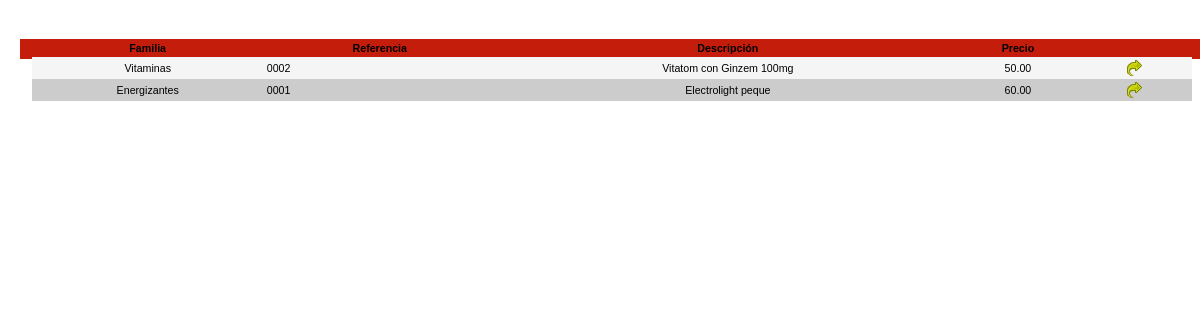
The page /includes/articulos/frame_articulos.php on the database its author committed.
### tables this page shows
CREATE TABLE IF NOT EXISTS `articulos` (
  `codarticulo` int(10) NOT NULL AUTO_INCREMENT,
  `codfamilia` int(5) NOT NULL,
  `referencia` varchar(35) NOT NULL,
  `descripcion` varchar(35) NOT NULL,
  `impuesto` float NOT NULL,
  `codproveedor1` int(5) NOT NULL DEFAULT '1',
  `codproveedor2` int(5) NOT NULL,
  `descripcion_corta` varchar(35) NOT NULL,
  `codubicacion` int(3) NOT NULL,
  `stock` int(10) NOT NULL,
  `stock_minimo` int(8) NOT NULL,
  `aviso_minimo` varchar(1) NOT NULL DEFAULT '0',
  `datos_producto` varchar(200) NOT NULL,
  `fecha_alta` date NOT NULL DEFAULT '0000-00-00',
  `codembalaje` int(3) NOT NULL,
  `unidades_caja` int(8) NOT NULL,
  `precio_ticket` varchar(1) NOT NULL DEFAULT '0',
  `modificar_ticket` varchar(1) NOT NULL DEFAULT '0',
  `observaciones` text NOT NULL,
  `precio_compra` decimal(19,2) DEFAULT NULL,
  `precio_almacen` decimal(19,2) DEFAULT NULL,
  `precio_tienda` decimal(19,2) DEFAULT NULL,
  `precio_pvp` decimal(19,2) DEFAULT NULL,
  `precio_iva` decimal(19,2) DEFAULT NULL,
  `codigobarras` varchar(15) NOT NULL,
  `imagen` varchar(200) NOT NULL,
  `borrado` varchar(1) NOT NULL DEFAULT '0',
  PRIMARY KEY (`codarticulo`)
);

CREATE TABLE IF NOT EXISTS `familias` (
  `codfamilia` int(5) NOT NULL AUTO_INCREMENT,
  `nombre` varchar(35) DEFAULT NULL,
  `borrado` varchar(1) NOT NULL DEFAULT '0',
  PRIMARY KEY (`codfamilia`)
);

### includes/sys/conexion.php (called while the page is built, shortened)
<?php
class conexion {
    private $conexion;
    public function conexion() {
        if (!isset($this->conexion)) {
            $this->conexion = (mysql_connect("127.0.0.1", "root", "")) ;
        }
        $this->getParamentros();
    }
    public function consulta($consulta) {
        $resultado = mysql_query($consulta, $this->conexion);
        return $resultado;
    }
    public function num_rows($consulta) {
        return mysql_num_rows($consulta);
    }
    public function getParamentros() {
        $query_tmp = "SELECT * FROM parametros WHERE indice=1";
        $rs_tmp = mysql_query($query_tmp, $this->conexion);
        $bbquery_tmp = "SELECT * FROM parametros WHERE indice=1";
        $bbrs_tmp = mysql_query($bbquery_tmp, $this->conexion);
    }
}

### includes/articulos/frame_articulos.php (the view, shortened to what this page needs)
<html>
    <head>
        <link href="../estilos/estilos.css" type="text/css" rel="stylesheet">
    </head>
    <?php
    require "../sys/conexion.php";
    $conn = new conexion();
    $where = "1=1";
    ?>
    <body>
        <?php
        $consulta = "SELECT articulos.*,familias.nombre as nombrefamilia FROM articulos,familias WHERE " . $where . " AND articulos.codfamilia=familias.codfamilia AND articulos.borrado=0 ORDER BY articulos.codfamilia ASC,articulos.descripcion ASC";
        $rs_tabla = $conn->consulta($consulta);
        @$nrs = $conn->num_rows($rs_tabla);
        ?>
        <div id="tituloForm2" class="header">
            <div align="center">
                <form id="form1" name="form1">
                    <?php if ($nrs > 0) { ?>
                        <table class="fuente8" width="98%" cellspacing=0 cellpadding=3 border=0>
                            <tr>
                                <td width="20%"><div align="center"><b>Familia</b></div></td>
                                <td width="20%"><div align="center"><b>Referencia</b></div></td>
                                <td width="40%"><div align="center"><b>Descripci&oacute;n</b></div></td>
                                <td width="10%"><div align="center"><b>Precio</b></div></td>
                                <td width="10%"><div align="center"></td>
                            </tr>
                            <?php
                            for ($i = 0; $i < @$conn->num_rows($rs_tabla); $i++) {
                                @$nombrefamilia = mysql_result($rs_tabla, $i, "nombrefamilia");
                                @$codarticulo = mysql_result($rs_tabla, $i, "codarticulo");
                                @$referencia = mysql_result($rs_tabla, $i, "referencia");
                                @$descripcion = mysql_result($rs_tabla, $i, "descripcion");
                                @$precio = mysql_result($rs_tabla, $i, "precio_almacen");
                                if ($i % 2) {
                                    $fondolinea = "itemParTabla";
                                } else {
                                    $fondolinea = "itemImparTabla";
                                }
                                ?>
                                <tr class="<?php echo $fondolinea; ?>">
                                    <td>
                                        <div align="center"><?php echo $nombrefamilia; ?></div></td>
                                    <td>
                                        <div align="left"><?php echo $referencia; ?></div></td>
                                    <td><div align="center"><?php echo $descripcion; ?></div></td>
                                    <td><div align="center"><?php echo $precio; ?></div></td>
                                    <td align="center"><div align="center"><a href="javascript:pon_prefijo(<?php echo $codarticulo; ?>,<?php echo $referencia; ?>)"><img src="../img/convertir.png" border="0" title="Seleccionar"></a></div></td>
                                </tr>
                            <?php }
                            ?>
                        </table>
                    <?php }
                    ?>
                </form>
            </div>
        </div>
    </body>
</html>

### includes/estilos/estilos.css (style rules this page uses)
#tituloForm2 { position:relative; top:4%; left:1%; width:100%; }
.header { background-color:#C41D0B; color:#fff; text-align:center; font-weight:bold; height:20px; vertical-align:middle; }
.itemParTabla { background-color:#ccc; }
.itemImparTabla { background-color:#f5f5f5; }
a:link { font:8pt verdana,arial; color:#000; }
.fuente8 { font:8pt helvetica; }

### rows shown on the page
articulos: familias.nombre "Vitaminas", referencia "0002", descripcion "Vitatom con Ginzem 100mg", precio_almacen "50.00"
articulos: familias.nombre "Energizantes", referencia "0001", descripcion "Electrolight peque", precio_almacen "60.00"
